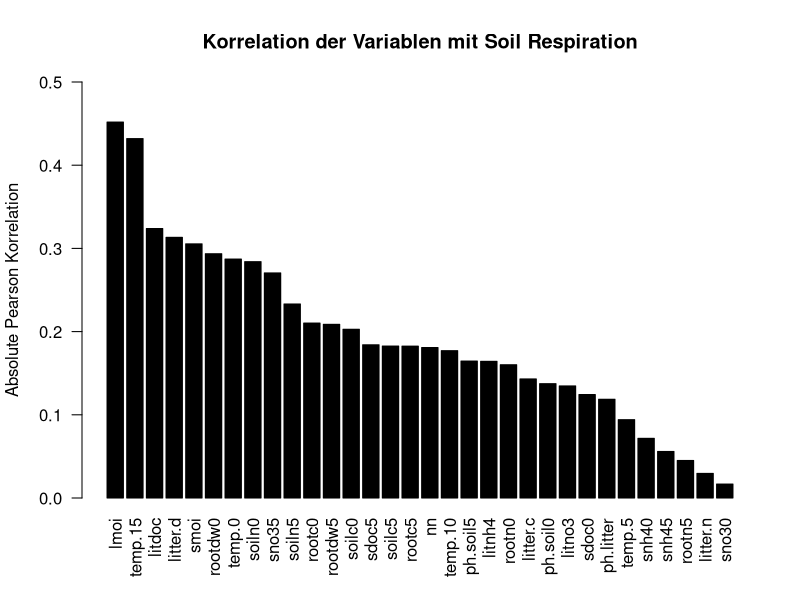
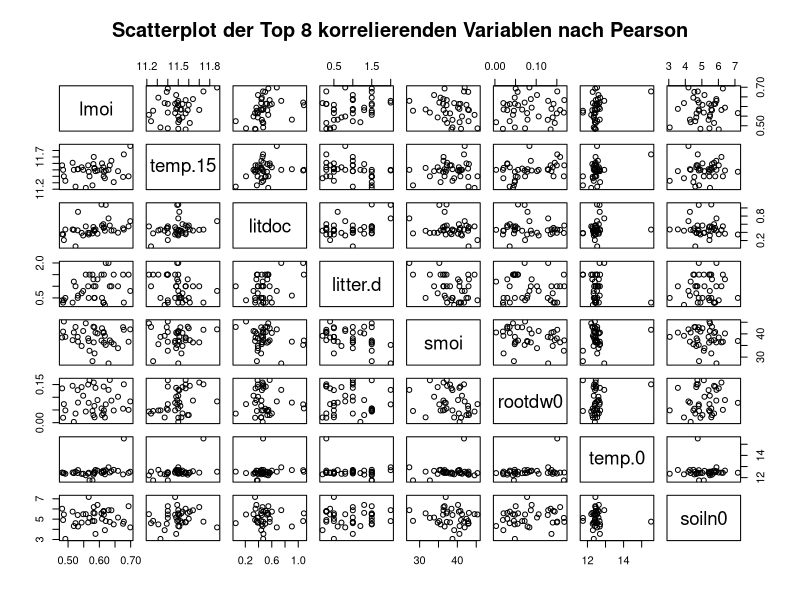
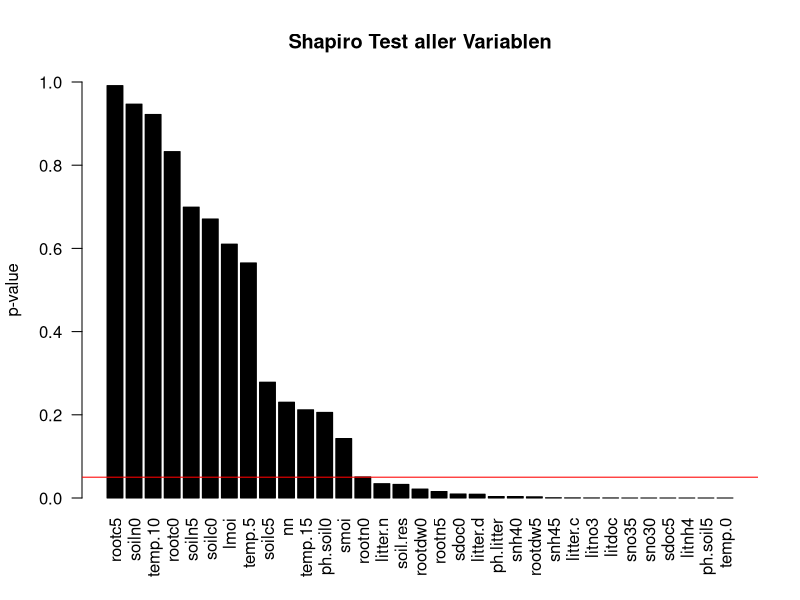
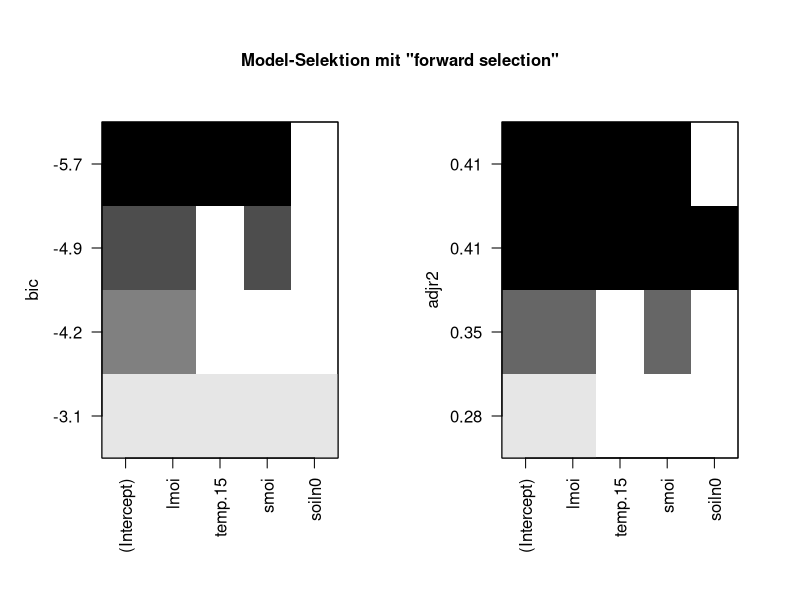

The R script that drew these images, in order:
hainich <- read.csv("hainich.csv", sep = ";", dec = ".")

# Correlation mit Pearson
hainich.pear <- abs(cor(hainich))["soil.res",-1]
hainich.pear.ordered <- hainich.pear[order(hainich.pear, decreasing = T)]
png(file="../doc/fig/correlation-pearson.png",width=800,height=360)
barplot(hainich.pear.ordered, las = 2, ylim = c(0,0.5), col = "black",
        ylab = "Absolute Pearson Korrelation", main = "Korrelation der Variablen mit Soil Respiration")
dev.off()

names(hainich.pear.ordered)
# fig/scatterplot-pearson-top8.png
png(file="../doc/fig/scatterplot-pearson-top8.png",width=800,height=800)
pairs(~ lmoi + temp.15 + litdoc + litter.d  + smoi + rootdw0 + temp.0 + soiln0, data=hainich ,main="Scatterplot der Top 8 korrelierenden Variablen nach Pearson")
dev.off()

# Shapiro normalverteilt?
hainich.shapiro <- mapply(function(x) shapiro.test(x)$p.value,hainich)
hainich.shapiro.ordered <- hainich.shapiro[order(hainich.shapiro, decreasing = T)]
png(file="../doc/fig/normalverteilung-shapiro.png",width=800,height=360)
barplot(hainich.shapiro.ordered, las = 2, ylim = c(0,1), col = "black",
        ylab = "p-value", main = "Shapiro Test aller Variablen")
abline(h=0.05, col="red")
dev.off()

hainich.normal <- hainich[names(hainich.shapiro.ordered[hainich.shapiro.ordered > 0.05])]



# fig/scatterplot-pearson-top8-normalverteilt.png
png(file="../doc/fig/scatterplot-pearson-normalverteilt.png",width=800,height=800)
dev.off()
#pairs(~ lmoi + log(temp.15) + smoi + soiln0, data=hainich ,main="Simple Scatterplot Matrix")

#shapiro.test(hainich$soiln0)$p.value
#shapiro.test(log(hainich$soiln0))$p.value

#pairs(~ soil.res + exp(temp.15) + exp(temp.10) + exp(temp.5) + exp(temp.0), data=hainich[2:38,])

# sampling training data
set.seed(1337)
testFraction <- 0.2 #Fraction of data used for testing (estimate for integer sample size)
sampleCount <- dim(hainich)[1]
index <- sample(1:sampleCount, round(testFraction * sampleCount))
hainich.test <- hainich[index,]
hainich.train <- hainich[-index,]

null <- lm(soil.res ~ 1, data = hainich.train)
# Top 15 Variablen
#full <- lm(soil.res ~ 1 + lmoi + temp.15 + litdoc + litter.d + smoi + rootdw0 + temp.0 + soiln0 + sno35 + soiln5 + rootc0 + rootdw5 + soilc0 + sdoc5 + soilc5, data = hainich.train)
# Top 6 Variablen
#full <- lm(soil.res ~ 1 + lmoi + temp.15 + litdoc + litter.d + smoi + rootdw0, data = hainich.train)
# Top 8 nur normalverteilte Variablen = 4
full <- lm(soil.res ~ 1 + lmoi + temp.15 + smoi + soiln0, data=hainich.train)

step(null, scope=list(lower=null, upper=full), direction="forward")

#info: http://www.stat.columbia.edu/~martin/W2024/R10.pdf
library("leaps")
hainich.leaps <- regsubsets(soil.res ~ 1 + lmoi + temp.15 + smoi + soiln0,
                             data=hainich.train, method = "forward")

summary(hainich.leaps)
png("../doc/fig/variablenselektion-bic-adjr2.png", width = 400, height = 270)
par(mfrow=c(1,2))
plot(hainich.leaps, scale="bic")
plot(hainich.leaps, scale="adjr2")
mtext("Model-Selektion mit \"forward selection\"", side=3, outer=TRUE, line=-3.5, cex=1, font = 2)
dev.off()
summary(hainich.leaps)$bic
